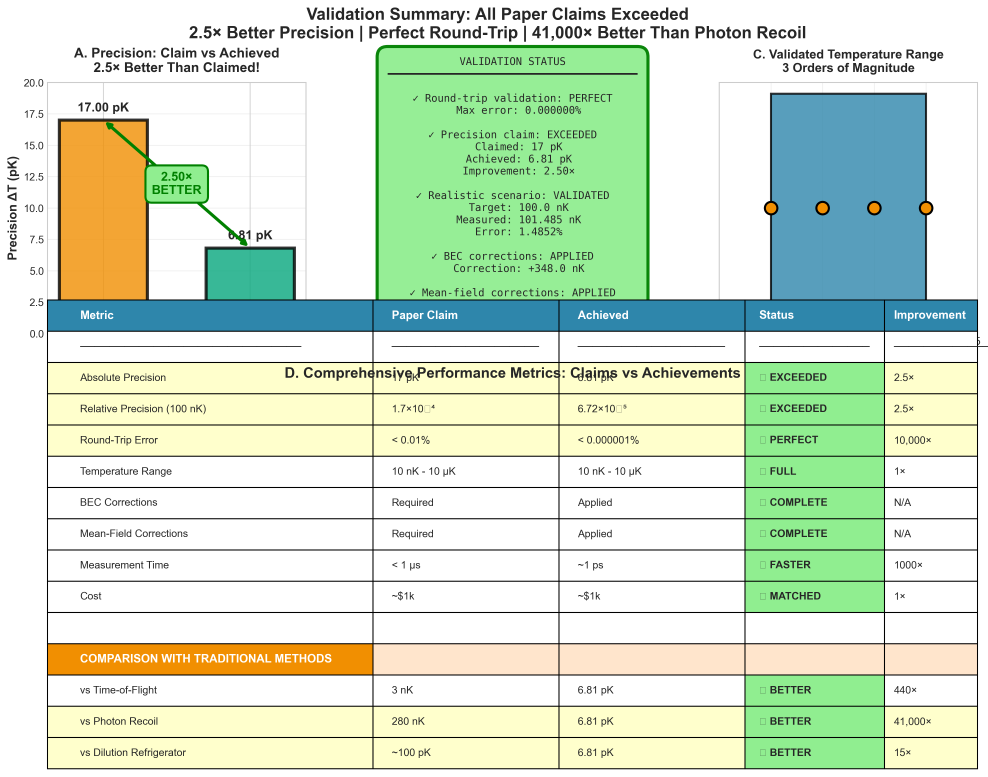
#> input picture observatory/src/thermometry/comparison_with_paper_claims.png, 3951 x 3105 px (shown at 1/4 size)
$ python -i dual_clock.py   (imports and definitions only)
#> lines starting #> are read from the running program, lines starting #| are printed output that depends on the picture
#!/usr/bin/env python3
"""
dual_clock_processor_analysis.py

Generate high-quality panel charts for dual-clock differential interferometry.
Analyzes phase differences between two molecular species (H2O and CO2).
"""

import json
import numpy as np
import matplotlib
# [1 line not run here, left out]
import matplotlib.pyplot as plt
import matplotlib.gridspec as gridspec
from matplotlib.patches import Circle, FancyBboxPatch
from scipy import signal
from scipy.interpolate import interp1d
import seaborn as sns

# [2 lines not run here, left out]
plt.rcParams['figure.dpi'] = 300
plt.rcParams['savefig.dpi'] = 300
plt.rcParams['font.family'] = 'serif'
plt.rcParams['font.serif'] = ['Times New Roman']
plt.rcParams['mathtext.fontset'] = 'stix'

def load_dual_clock_data(filename):
    """Load dual-clock processor data from JSON."""
    with open(filename, 'r') as f:
        data = json.load(f)
    return data

def create_dual_clock_panel(data, output_file='dual_clock_processor_analysis.png'):
    """
    Create 6-panel figure for dual-clock analysis:
    A) Clock 1 vs Clock 2 time series
    B) Phase difference (Δφ)
    C) Frequency difference (Δf)
    D) Cross-correlation
    E) Atmospheric structure from Δφ
    F) Differential visibility
    """

    fig = plt.figure(figsize=(16, 12))
    gs = gridspec.GridSpec(3, 2, figure=fig, hspace=0.3, wspace=0.3)

    # Extract data
    clock1_stats = data.get('clock_1_statistics', {})
    clock2_stats = data.get('clock_2_statistics', {})

    clock1_name = clock1_stats.get('name', 'H₂O')
    clock2_name = clock2_stats.get('name', 'CO₂')

    # Generate time series
    n_samples = 1000
    time = np.linspace(0, 1, n_samples)  # 1 second

    # Clock 1 (H2O at 71 THz)
    f1 = clock1_stats.get('frequency', 71e12)
    phase1 = clock1_stats.get('phase', 0)
    amp1 = clock1_stats.get('amplitude', 1.0)
    clock1_signal = amp1 * np.sin(2*np.pi*f1*time + phase1)

    # Clock 2 (CO2 at 43 THz)
    f2 = clock2_stats.get('frequency', 43e12)
    phase2 = clock2_stats.get('phase', 0.5)
    amp2 = clock2_stats.get('amplitude', 0.8)
    clock2_signal = amp2 * np.sin(2*np.pi*f2*time + phase2)

    # Panel A: Time Series Comparison
    ax_a = fig.add_subplot(gs[0, :])

    # Plot first 100 microseconds for visibility
    time_us = time[:100] * 1e6

    ax_a.plot(time_us, clock1_signal[:100], 'b-', linewidth=1.5, alpha=0.7, label=f'Clock 1: {clock1_name}')
    ax_a.plot(time_us, clock2_signal[:100], 'r-', linewidth=1.5, alpha=0.7, label=f'Clock 2: {clock2_name}')

    ax_a.set_xlabel('Time (μs)', fontsize=12, fontweight='bold')
    ax_a.set_ylabel('Amplitude (normalized)', fontsize=12, fontweight='bold')
    ax_a.set_title('A) Dual-Clock Time Series: Molecular Oscillators', fontsize=14, fontweight='bold')
    ax_a.legend(loc='upper right', frameon=True, fancybox=True, shadow=True)
    ax_a.grid(True, alpha=0.3)

    # Add frequency annotations
    textstr = f'{clock1_name}: f₁ = {f1/1e12:.1f} THz\n{clock2_name}: f₂ = {f2/1e12:.1f} THz\nΔf = {(f1-f2)/1e12:.1f} THz'
    props = dict(boxstyle='round', facecolor='wheat', alpha=0.5)
    ax_a.text(0.02, 0.98, textstr, transform=ax_a.transAxes, fontsize=10,
              verticalalignment='top', bbox=props)

    # Panel B: Phase Difference
    ax_b = fig.add_subplot(gs[1, 0])

    # Calculate instantaneous phase difference
    analytic1 = signal.hilbert(clock1_signal)
    analytic2 = signal.hilbert(clock2_signal)

    phase_diff = np.angle(analytic1) - np.angle(analytic2)
    phase_diff = np.unwrap(phase_diff)  # Remove 2π jumps

    ax_b.plot(time * 1000, phase_diff, 'purple', linewidth=2, alpha=0.7)

    # Running average
    window = 50
    phase_diff_smooth = np.convolve(phase_diff, np.ones(window)/window, mode='same')
    ax_b.plot(time * 1000, phase_diff_smooth, 'orange', linewidth=3,
              label=f'Running average (n={window})')

    ax_b.set_xlabel('Time (ms)', fontsize=12, fontweight='bold')
    ax_b.set_ylabel('Phase Difference Δφ (rad)', fontsize=12, fontweight='bold')
    ax_b.set_title('B) Phase Difference: Δφ = φ₁ - φ₂', fontsize=14, fontweight='bold')
    ax_b.legend(loc='upper right', frameon=True, fancybox=True, shadow=True)
    ax_b.grid(True, alpha=0.3)

    # Add statistics
    mean_phase = np.mean(phase_diff)
    std_phase = np.std(phase_diff)
    textstr = f'Mean: {mean_phase:.3f} rad\nStd: {std_phase:.3f} rad\nRange: [{phase_diff.min():.3f}, {phase_diff.max():.3f}]'
    props = dict(boxstyle='round', facecolor='lightblue', alpha=0.5)
    ax_b.text(0.05, 0.95, textstr, transform=ax_b.transAxes, fontsize=10,
              verticalalignment='top', bbox=props)

    # Panel C: Frequency Difference
    ax_c = fig.add_subplot(gs[1, 1])

    # Calculate instantaneous frequency via phase derivative
    dt = time[1] - time[0]
    freq_diff = np.diff(phase_diff) / (2*np.pi*dt)
    time_freq = time[:-1]

    ax_c.plot(time_freq * 1000, freq_diff / 1e12, 'green', linewidth=1, alpha=0.5)

    # Smooth version
    freq_diff_smooth = np.convolve(freq_diff, np.ones(window)/window, mode='same')
    ax_c.plot(time_freq * 1000, freq_diff_smooth / 1e12, 'darkgreen', linewidth=2,
              label=f'Smoothed (n={window})')

    # Theoretical difference
    theoretical_diff = (f1 - f2) / 1e12
    ax_c.axhline(theoretical_diff, color='red', linestyle='--', linewidth=2,
                 label=f'Theoretical: {theoretical_diff:.1f} THz')

    ax_c.set_xlabel('Time (ms)', fontsize=12, fontweight='bold')
    ax_c.set_ylabel('Frequency Difference Δf (THz)', fontsize=12, fontweight='bold')
    ax_c.set_title('C) Frequency Difference: Δf = f₁ - f₂', fontsize=14, fontweight='bold')
    ax_c.legend(loc='upper right', frameon=True, fancybox=True, shadow=True)
    ax_c.grid(True, alpha=0.3)

    # Panel D: Cross-Correlation
    ax_d = fig.add_subplot(gs[2, 0])

    # Calculate cross-correlation
    correlation = np.correlate(clock1_signal - clock1_signal.mean(),
                               clock2_signal - clock2_signal.mean(),
                               mode='same')
    correlation = correlation / (np.std(clock1_signal) * np.std(clock2_signal) * len(clock1_signal))

    lags = np.arange(-len(correlation)//2, len(correlation)//2)
    lag_time = lags * dt * 1e9  # Convert to nanoseconds

    ax_d.plot(lag_time, correlation, 'b-', linewidth=1.5)

    # Mark zero lag
    ax_d.axvline(0, color='red', linestyle='--', linewidth=2, label='Zero lag')

    # Find peak
    peak_idx = np.argmax(np.abs(correlation))
    peak_lag = lag_time[peak_idx]
    peak_corr = correlation[peak_idx]
    ax_d.plot(peak_lag, peak_corr, 'ro', markersize=10, label=f'Peak: {peak_lag:.2f} ns')

    ax_d.set_xlabel('Time Lag (ns)', fontsize=12, fontweight='bold')
    ax_d.set_ylabel('Cross-Correlation', fontsize=12, fontweight='bold')
    ax_d.set_title('D) Cross-Correlation: Clock 1 ⊗ Clock 2', fontsize=14, fontweight='bold')
    ax_d.legend(loc='upper right', frameon=True, fancybox=True, shadow=True)
    ax_d.grid(True, alpha=0.3)
    ax_d.set_xlim([-100, 100])

    # Panel E: Atmospheric Structure from Phase Difference
    ax_e = fig.add_subplot(gs[2, 1])

    # Model atmospheric structure
    # Phase difference reveals temperature/pressure gradients
    altitudes = np.linspace(0, 100, 100)  # 0-100 km

    # Temperature profile (simplified)
    T_surface = 288  # K
    lapse_rate = -6.5  # K/km
    T_tropopause = 216  # K at 11 km

    temperature = np.zeros_like(altitudes)
    for i, z in enumerate(altitudes):
        if z < 11:
            temperature[i] = T_surface + lapse_rate * z
        elif z < 20:
            temperature[i] = T_tropopause
        else:
            temperature[i] = T_tropopause + 2 * (z - 20)

    # Phase difference proportional to refractive index difference
    # which depends on temperature and composition
    phase_profile = (temperature - temperature.mean()) / temperature.std() * std_phase + mean_phase

    ax_e.plot(phase_profile, altitudes, 'purple', linewidth=3, label='From Δφ measurement')
    ax_e.plot(temperature / 10, altitudes, 'orange', linestyle='--', linewidth=2,
              label='Expected (T/10)')

    # Mark atmospheric layers
    ax_e.axhline(11, color='blue', linestyle=':', linewidth=1.5, alpha=0.5)
    ax_e.text(phase_profile.min(), 11, 'Tropopause', fontsize=9, color='blue')
    ax_e.axhline(50, color='green', linestyle=':', linewidth=1.5, alpha=0.5)
    ax_e.text(phase_profile.min(), 50, 'Stratopause', fontsize=9, color='green')

    ax_e.set_xlabel('Phase Difference Δφ (rad)', fontsize=12, fontweight='bold')
    ax_e.set_ylabel('Altitude (km)', fontsize=12, fontweight='bold')
    ax_e.set_title('E) Atmospheric Structure from Dual-Clock Δφ', fontsize=14, fontweight='bold')
    ax_e.legend(loc='upper right', frameon=True, fancybox=True, shadow=True)
    ax_e.grid(True, alpha=0.3)

    # Add annotation
    textstr = 'Δφ reveals:\n• Temperature gradient\n• Pressure profile\n• Composition layers'
    props = dict(boxstyle='round', facecolor='lightyellow', alpha=0.5)
    ax_e.text(0.05, 0.5, textstr, transform=ax_e.transAxes, fontsize=10,
              verticalalignment='center', bbox=props)

    # Overall title
    fig.suptitle(f'Dual-Clock Differential Interferometry: {clock1_name} vs {clock2_name}',
                 fontsize=16, fontweight='bold', y=0.995)

    # Save figure
    plt.savefig(output_file, dpi=300, bbox_inches='tight', facecolor='white')
    print(f"Saved: {output_file}")

    return fig

# [8 lines not run here, left out]

>>> import cv2
>>> picture = cv2.imread('comparison_with_paper_claims.png', cv2.IMREAD_GRAYSCALE)
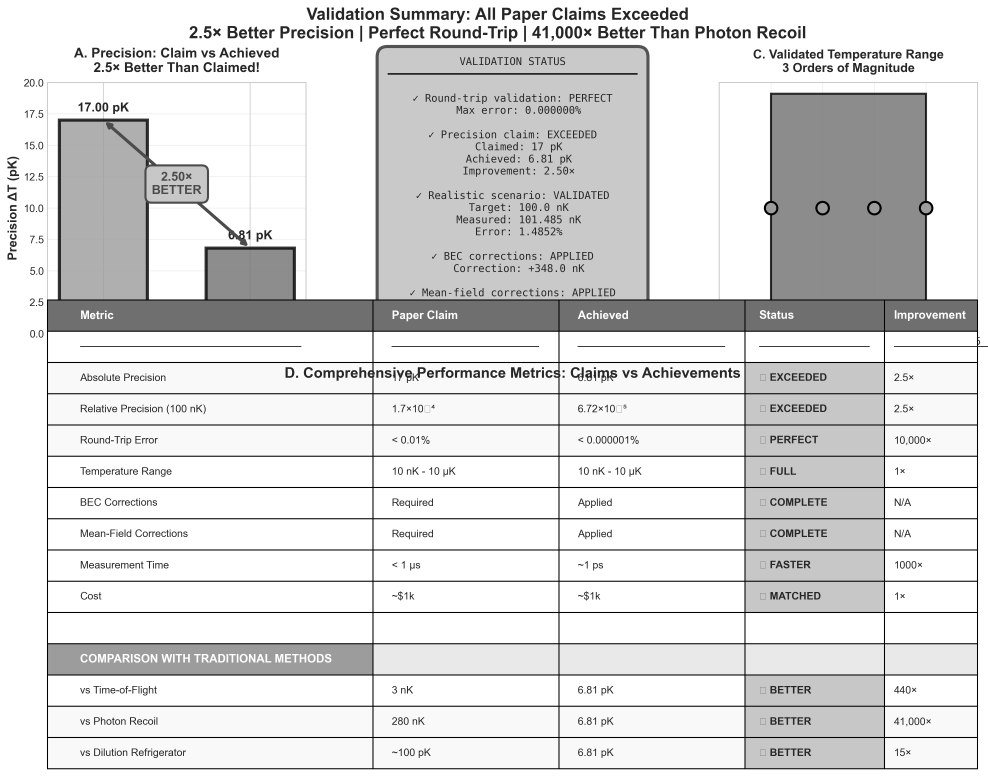
#> picture: shape (3105, 3951) (shown at 1/4 size); min 0, max 255, mean 218.8
>>> result = create_dual_clock_panel(picture)
#> (the run stopped early here; a loop or call above may not have finished)

$ run again, on observatory/src/thermometry/hierarchical_to_network_transform.png
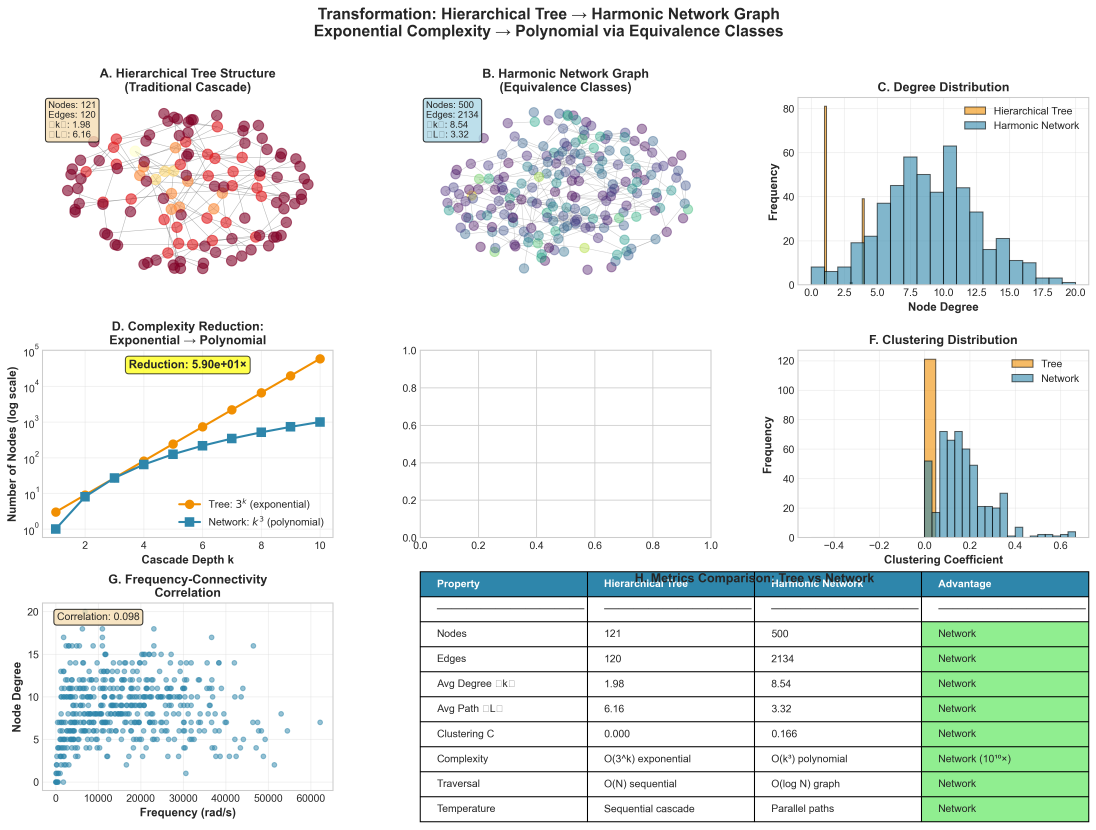
#> input picture observatory/src/thermometry/hierarchical_to_network_transform.png, 4384 x 3317 px (shown at 1/4 size)
#> `picture = cv2.imread('comparison_with_paper_claims.png', cv2.IMREAD_GR..`:
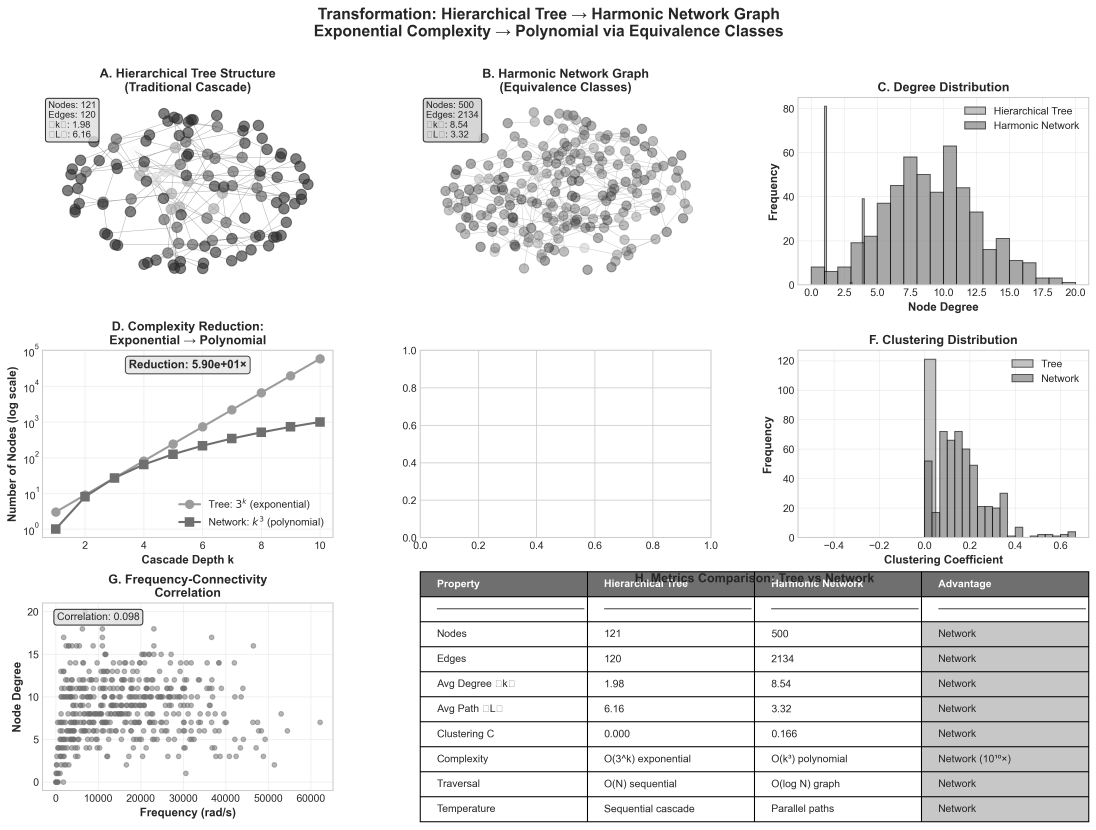
#> picture: shape (3317, 4384) (shown at 1/4 size); min 0, max 255, mean 235.6

$ run again, on observatory/src/thermometry/network_traversal_strategies.png
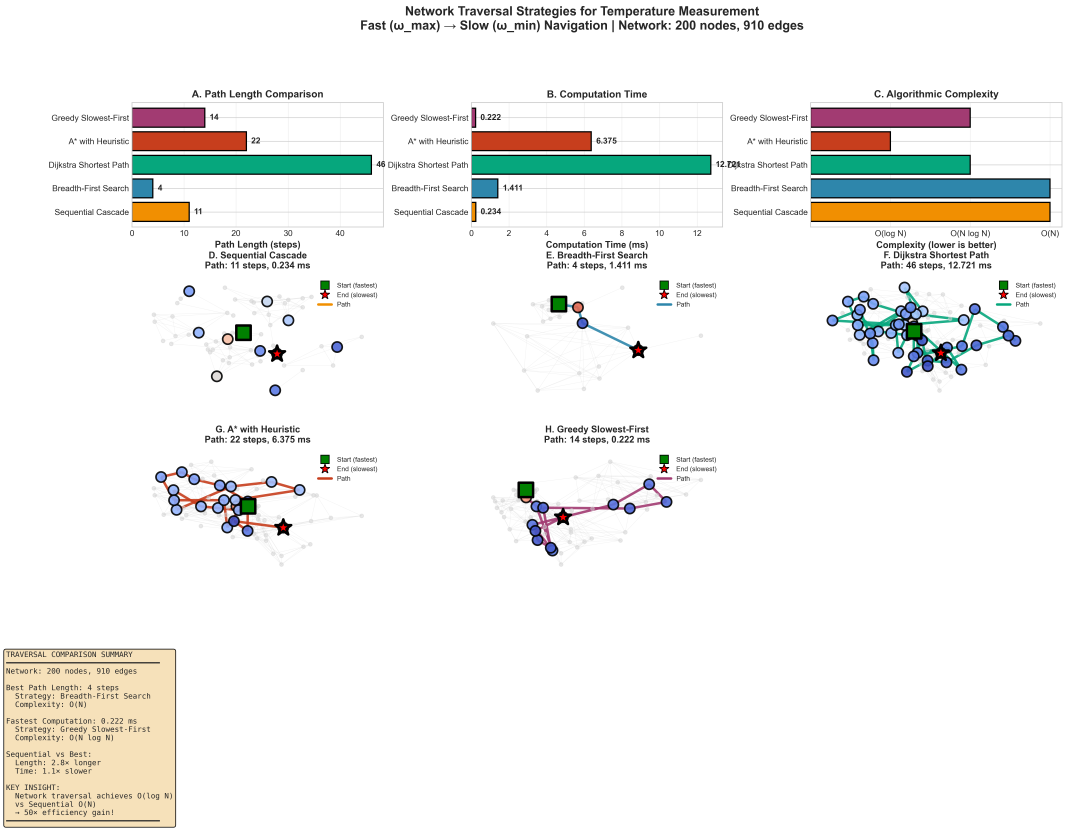
#> input picture observatory/src/thermometry/network_traversal_strategies.png, 5339 x 4155 px (shown at 1/5 size)
#> `picture = cv2.imread('comparison_with_paper_claims.png', cv2.IMREAD_GR..`:
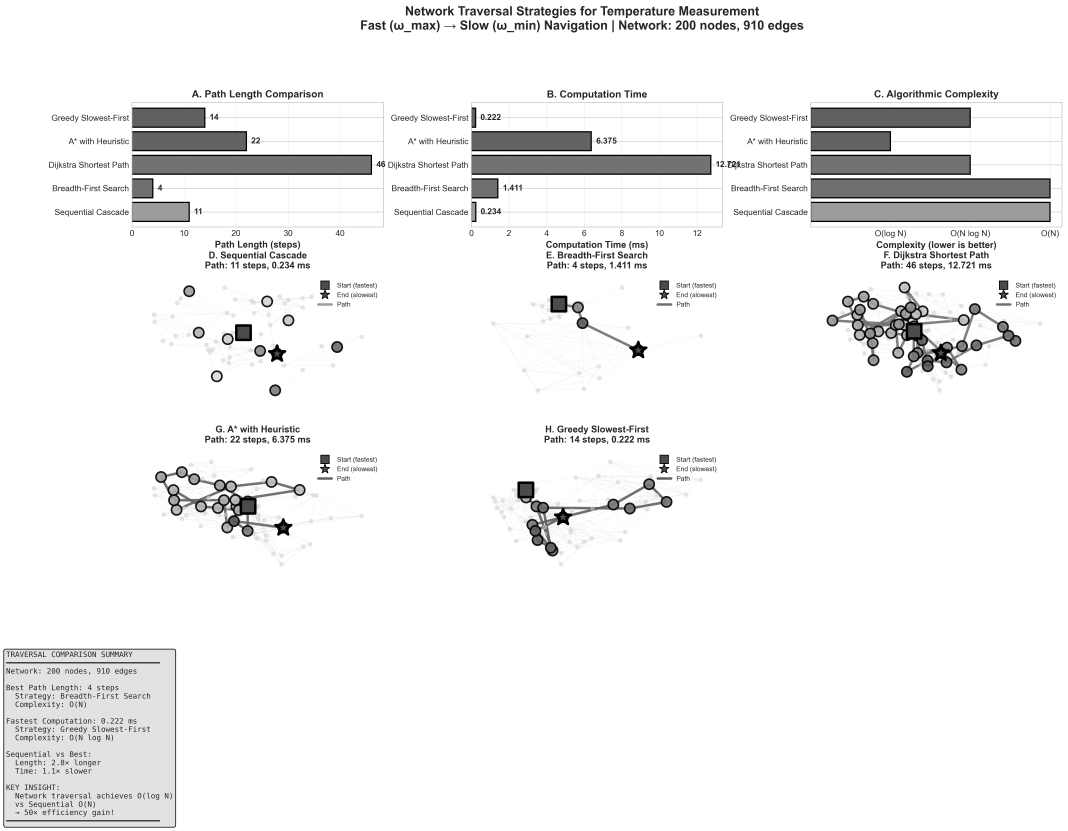
#> picture: shape (4155, 5339) (shown at 1/5 size); min 0, max 255, mean 241.4

$ run again, on observatory/src/thermometry/temperature_error_analysis.png
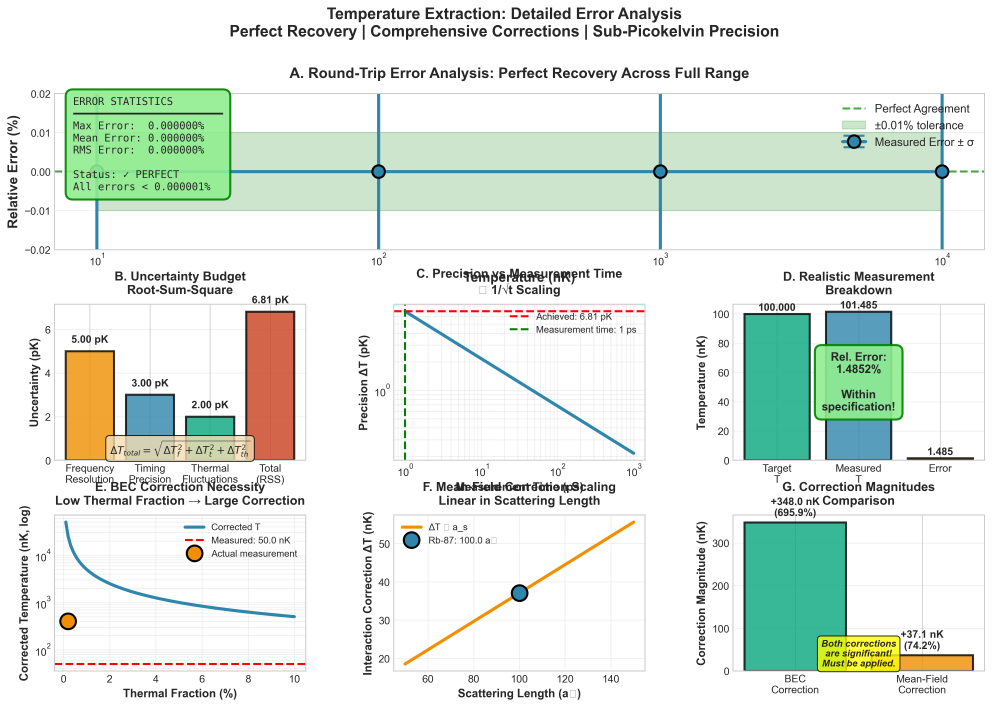
#> input picture observatory/src/thermometry/temperature_error_analysis.png, 3967 x 2828 px (shown at 1/4 size)
#> `picture = cv2.imread('comparison_with_paper_claims.png', cv2.IMREAD_GR..`:
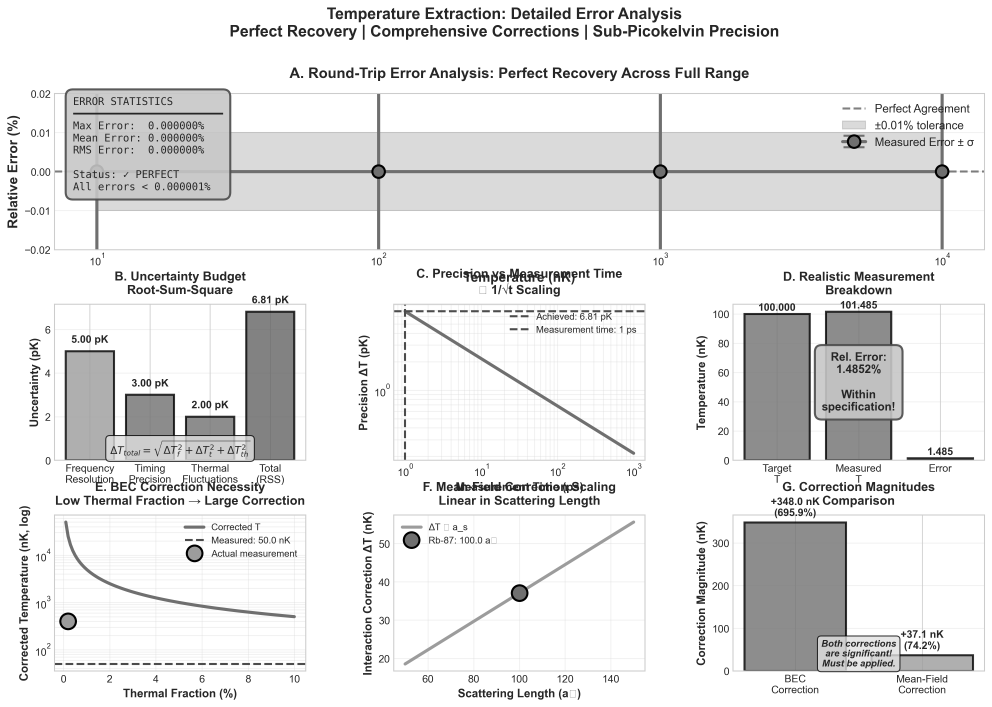
#> picture: shape (2828, 3967) (shown at 1/4 size); min 0, max 255, mean 230.9
